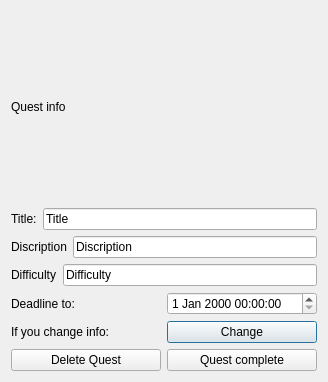
<?xml version="1.0" encoding="UTF-8"?>
<ui version="4.0">
 <class>ShowInfoQuest</class>
 <widget class="QDialog" name="ShowInfoQuest">
  <property name="geometry">
   <rect>
    <x>0</x>
    <y>0</y>
    <width>328</width>
    <height>382</height>
   </rect>
  </property>
  <property name="windowTitle">
   <string>Dialog</string>
  </property>
  <layout class="QGridLayout" name="gridLayout">
   <item row="0" column="0">
    <widget class="QLabel" name="label_2">
     <property name="text">
      <string>Quest info</string>
     </property>
    </widget>
   </item>
   <item row="1" column="0">
    <layout class="QHBoxLayout" name="horizontalLayout">
     <item>
      <widget class="QLabel" name="Title_label">
       <property name="text">
        <string>Title:</string>
       </property>
      </widget>
     </item>
     <item>
      <widget class="QLineEdit" name="Title">
       <property name="text">
        <string>Title</string>
       </property>
      </widget>
     </item>
    </layout>
   </item>
   <item row="2" column="0">
    <layout class="QHBoxLayout" name="horizontalLayout_2">
     <item>
      <widget class="QLabel" name="Discription_label">
       <property name="text">
        <string>Discription</string>
       </property>
      </widget>
     </item>
     <item>
      <widget class="QLineEdit" name="Discription">
       <property name="text">
        <string>Discription</string>
       </property>
      </widget>
     </item>
    </layout>
   </item>
   <item row="3" column="0">
    <layout class="QHBoxLayout" name="horizontalLayout_3">
     <item>
      <widget class="QLabel" name="Difficulty_label">
       <property name="text">
        <string>Difficulty</string>
       </property>
      </widget>
     </item>
     <item>
      <widget class="QLineEdit" name="Difficulty">
       <property name="text">
        <string>Difficulty</string>
       </property>
      </widget>
     </item>
    </layout>
   </item>
   <item row="4" column="0">
    <layout class="QHBoxLayout" name="horizontalLayout_4">
     <item>
      <widget class="QLabel" name="label">
       <property name="text">
        <string>Deadline to:</string>
       </property>
      </widget>
     </item>
     <item>
      <widget class="QDateTimeEdit" name="dateTimeEdit"/>
     </item>
    </layout>
   </item>
   <item row="5" column="0">
    <layout class="QHBoxLayout" name="horizontalLayout_5">
     <item>
      <widget class="QLabel" name="label_3">
       <property name="text">
        <string>If you change info:</string>
       </property>
      </widget>
     </item>
     <item>
      <widget class="QPushButton" name="change_button">
       <property name="text">
        <string>Change</string>
       </property>
      </widget>
     </item>
    </layout>
   </item>
   <item row="6" column="0">
    <layout class="QHBoxLayout" name="horizontalLayout_6">
     <item>
      <widget class="QPushButton" name="Delete_Quest">
       <property name="text">
        <string>Delete Quest</string>
       </property>
      </widget>
     </item>
     <item>
      <widget class="QPushButton" name="Quest_complete">
       <property name="text">
        <string>Quest complete</string>
       </property>
      </widget>
     </item>
    </layout>
   </item>
  </layout>
 </widget>
 <resources/>
 <connections/>
</ui>
